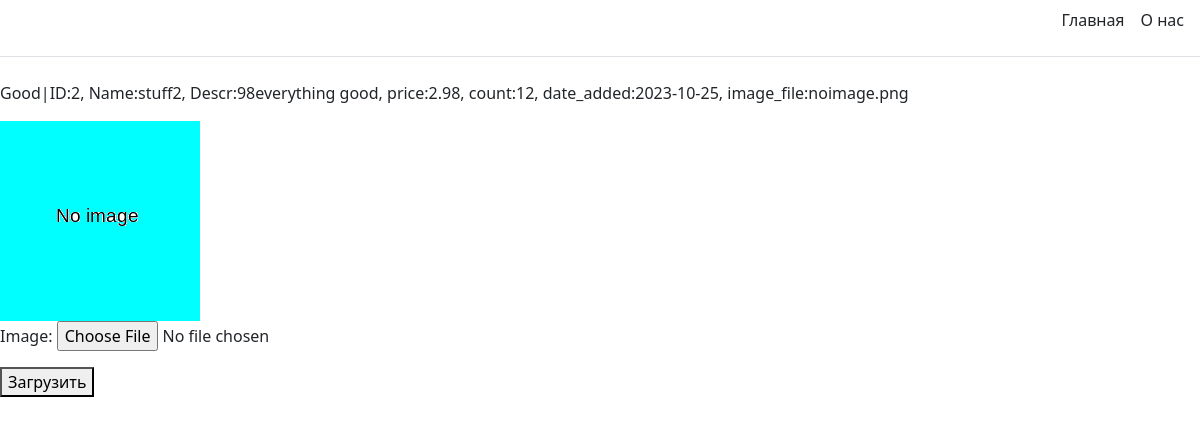
The app's page /goodedit/2 with its own data.
### hometask_app/models.py (models this page shows)
class GoodOne(models.Model):
    name = models.CharField(max_length=100) #имя товара
    descr = models.TextField()#описание товара
    price = models.DecimalField(max_digits=12,decimal_places=2) #цена товара
    count = models.IntegerField()#количество товара
    date_added = models.DateField(default=timezone.now)#дата поступления товара
    image_file = models.CharField(max_length=100, default='noimage.png') #имя файла с изображением товара
    def __str__(self) -> str:
        return f'Good|ID:{self.pk}, Name:{self.name}, Descr:{self.descr}, price:{self.price}, count:{self.count}, date_added:{self.date_added}, image_file:{self.image_file}'

### hometask_app/views.py (the view)
# urls.py: path('goodedit/<int:good_id>',views.good_add_image,name='good_add_image'),
def good_add_image(request,good_id):
    good = GoodOne.objects.filter(pk=good_id).first()
    fs = FileSystemStorage(location=f'{settings.STATIC_APP}/media/hometask_app/')
    if request.method == 'POST':
        form = AddImageToGoodForm(request.POST, request.FILES)
        print(form.is_valid())
        if form.is_valid():
            image = form.cleaned_data['image']
            fs.save(f'image{good.pk}',image)
            good.image_file = f'image{good.pk}'
            print (f'image{good.pk}')
            good.save()
    else:
        form = AddImageToGoodForm()
    return render(request,'hometask_app/good_edit.html',{'form':form, 'good':good})

### hometask_app/forms.py
class AddImageToGoodForm (forms.Form):
    image = forms.ImageField()

### hometask_app/templates/hometask_app/good_edit.html (shortened to what this page needs)
{% extends 'hometask_app/base.html' %}
{% load static %}
{% block content %}
    <p>{{ good }}</p>
    <img src="{% static 'media/hometask_app/' %}{{ good.image_file  }}" alt="">
    <form action="" method="post" enctype="multipart/form-data">
        {{ form.as_p }}
        <button type="submit">Загрузить</button>
    </form>
{% endblock %}

### records on screen
GoodOne: id+name+descr "Good|ID:2, Name:stuff2, Descr:98everything good, price:2.98, count:12, date_added:2023-10-25, image_file:noimage.png", image_file (placeholder picture)
